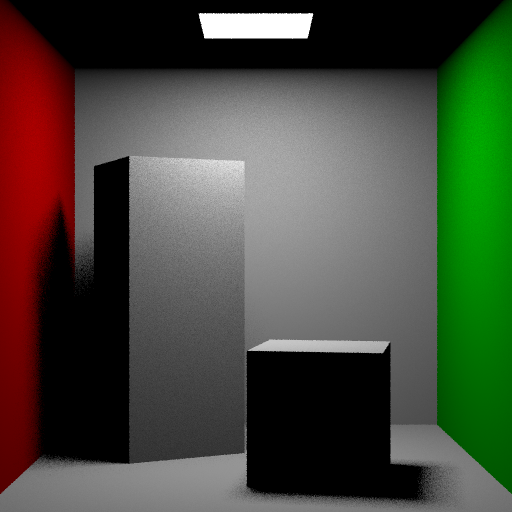
#> input picture media/input/cuboids/100.png, 1024 x 1024 px (shown at 1/2 size)
$ jupyter execute trial.ipynb   (older library calls are emulated)
#> lines starting #> are read from the running program, lines starting #| are printed output that depends on the picture
## Imports and Global Variables

[cell 1]
import numpy as np
import cv2
import matplotlib.pyplot as plt

input_folder_path = "../media/input"
output_folder_path = "../media/output"

## Helper Functions (Nothing to do with the algorithms)

[cell 2]
def plot_img_and_maps(img, maps, titles):
    fig, axs = plt.subplots(1, len(maps) + 1, figsize=(20, 10))
    axs[0].imshow(img)
    axs[0].set_title("Original Image")
    axs[0].axis('off')
    for i, (map, title) in enumerate(zip(maps, titles)):
        axs[i + 1].imshow(map)
        axs[i + 1].set_title(title)
        axs[i + 1].axis('off')
    plt.show()

## Reading Input Image and Feature Maps

[cell 3]
a = 100

# Note: We are resizing the images to 200x200 for faster processing (will remove later when everything is working)
noisy_image = cv2.resize(cv2.imread(input_folder_path + "/cuboids/100.png"), (a, a))       # Noisy Image
noisy_image = cv2.cvtColor(noisy_image, cv2.COLOR_BGR2RGB)
texture_map = cv2.resize(cv2.imread(input_folder_path + "/cuboids/texture.png"), (a, a))   # Texture Map
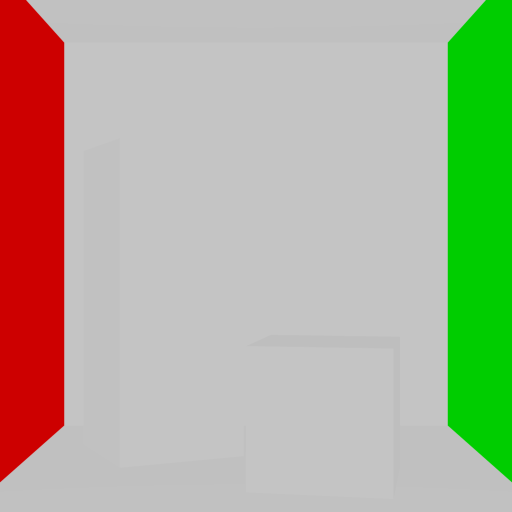
#> input picture media/input/cuboids/texture.png, 1024 x 1024 px (shown at 1/2 size)
texture_map = cv2.cvtColor(texture_map, cv2.COLOR_BGR2RGB)
depth_map = cv2.resize(cv2.imread(input_folder_path + "/cuboids/depth.png"), (a, a))       # Depth Map
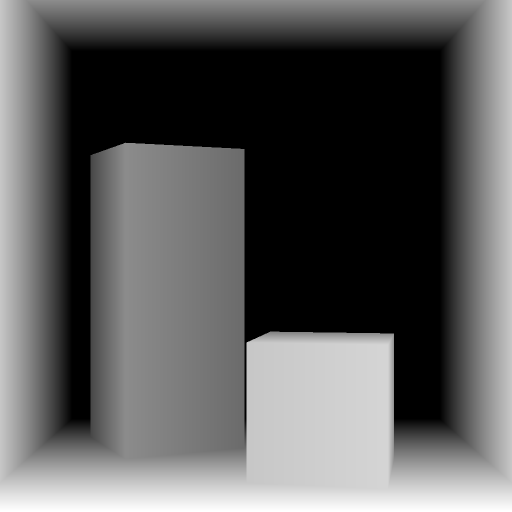
#> input picture media/input/cuboids/depth.png, 1024 x 1024 px (shown at 1/2 size)
#> depth_map: shape (100, 100, 3); min 0, max 251, mean 92.3
depth_map = cv2.cvtColor(depth_map, cv2.COLOR_BGR2RGB)
normal_map = cv2.resize(cv2.imread(input_folder_path + "/cuboids/normal.png"), (a, a))     # Normal Map
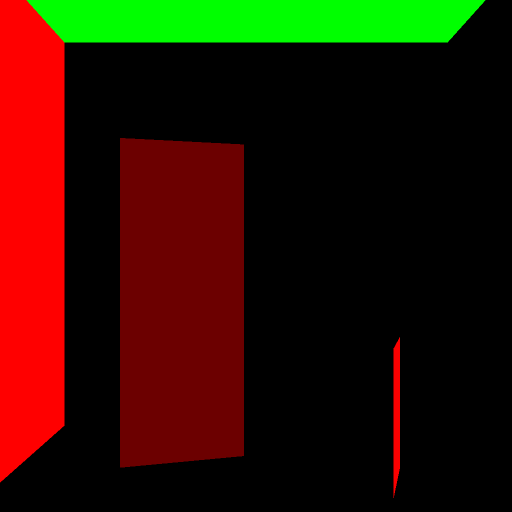
#> input picture media/input/cuboids/normal.png, 1024 x 1024 px (shown at 1/2 size)
normal_map = cv2.cvtColor(normal_map, cv2.COLOR_BGR2RGB)

# Plotting the image and feature maps
plot_img_and_maps(noisy_image, [texture_map, depth_map, normal_map], ["Texture Map", "Depth Map", "Normal Map"])
#> the loop in plot_img_and_maps, `for i, (map, title) in enumerate(zip(maps, titles)):` made 3 passes
#> title on passes 1 to 3: 'Texture Map', 'Depth Map', 'Normal Map'

## Feature Maps Prefiltering

[cell 4]
def sobel_gradient(image):
    """Calculate gradient magnitude using Sobel operator."""
    Gx = cv2.Sobel(image, cv2.CV_64F, 1, 0, ksize=3)  # Horizontal gradients
    Gy = cv2.Sobel(image, cv2.CV_64F, 0, 1, ksize=3)  # Vertical gradients
    gradient_magnitude = np.sqrt(Gx**2 + Gy**2)
#> in sobel_gradient (call 3), `Gy = cv2.Sobel(image, cv2.CV_64F, 0, 1, ksize=3)`:
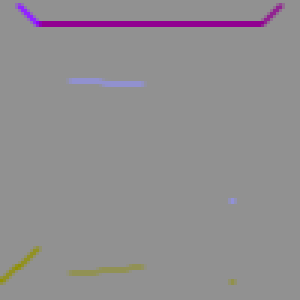
#> Gy: shape (100, 100, 3) float64 (shown 3 times larger); mean of channels 0, 1, 2 -0.0048, -0.0704, 0; drawn with min black and max white
    return gradient_magnitude

def guided_image_filter(I, P, radius=7, eps=0.001):
    """Apply guided image filtering."""
#> called with radius = 7, eps = 0.001
    mean_I = cv2.boxFilter(I, -1, (radius, radius))
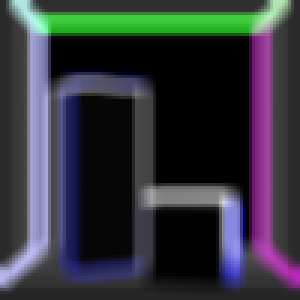
#> mean_I: shape (100, 100, 3) float64 (shown 3 times larger); mean of channels 0, 1, 2 0.428, 0.376, 0.362; drawn with min black and max white
    mean_P = cv2.boxFilter(P, -1, (radius, radius))
    mean_I_P = cv2.boxFilter(I * P, -1, (radius, radius))
    cov_I_P = mean_I_P - mean_I * mean_P

    mean_II = cv2.boxFilter(I * I, -1, (radius, radius))
    var_I = mean_II - mean_I * mean_I

    a = cov_I_P / (var_I + eps)
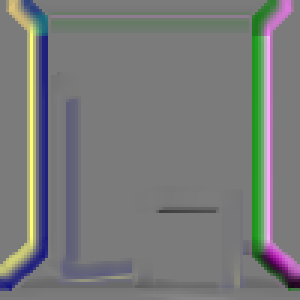
#> a: shape (100, 100, 3) float64 (shown 3 times larger); mean of channels 0, 1, 2 -0.00183, -0.00097, -0.00333; drawn with min black and max white
    b = mean_P - a * mean_I
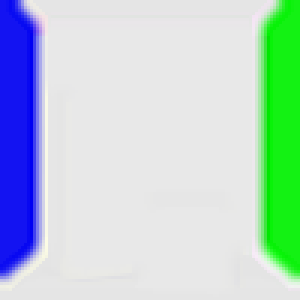
#> b: shape (100, 100, 3) float64 (shown 3 times larger); mean of channels 0, 1, 2 0.686, 0.686, 0.598; drawn with min black and max white

    mean_a = cv2.boxFilter(a, -1, (radius, radius))
    mean_b = cv2.boxFilter(b, -1, (radius, radius))

    output = mean_a * I + mean_b
    return output

def prefilter_features(texture_map, depth_map, normal_map):
    """Prefilter noisy features using the guided image filter."""
    # Normalise the features before calculating the gradients
    texture_map = texture_map / 255.0
    depth_map = depth_map / 255.0
    normal_map = normal_map / 255.0

    # Calculate gradients for each feature map
    gradient_texture = sobel_gradient(texture_map)
    gradient_depth = sobel_gradient(depth_map)
    gradient_normal = sobel_gradient(normal_map)

    # Combine gradients to get a robust guidance image
    combined_gradient = np.maximum.reduce([gradient_texture, gradient_depth, gradient_normal])

    # Filter each feature map using the guided image filter
    filtered_texture = np.clip(guided_image_filter(combined_gradient, texture_map), 0, 1)
    filtered_depth = np.clip(guided_image_filter(combined_gradient, depth_map), 0, 1)
#> call 2 of guided_image_filter, with radius = 7, eps = 0.001
#> in guided_image_filter (call 2), `cov_I_P = mean_I_P - mean_I * mean_P`:
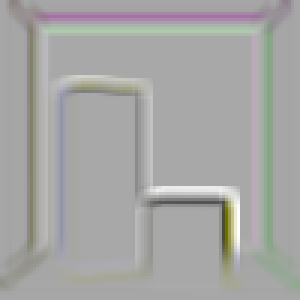
#> cov_I_P: shape (100, 100, 3) float64 (shown 3 times larger); mean of channels 0, 1, 2 -0.00816, -0.0043, -0.00482; drawn with min black and max white
#> in guided_image_filter (call 2), `mean_b = cv2.boxFilter(b, -1, (radius, radius))`:
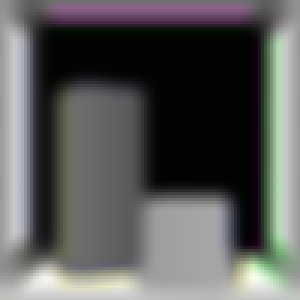
#> mean_b: shape (100, 100, 3) float64 (shown 3 times larger); mean of channels 0, 1, 2 0.441, 0.446, 0.444; drawn with min black and max white
    filtered_normal = np.clip(guided_image_filter(combined_gradient, normal_map), 0, 1)
#> call 3 of guided_image_filter, with radius = 7, eps = 0.001
#> in guided_image_filter (call 3), `mean_I_P = cv2.boxFilter(I * P, -1, (radius, radius))`:
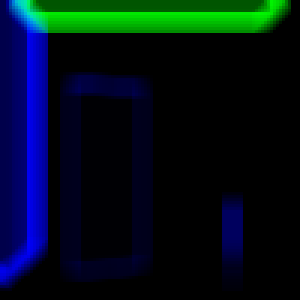
#> mean_I_P: shape (100, 100, 3) float64 (shown 3 times larger); mean of channels 0, 1, 2 0.103, 0.0596, 0; drawn with min black and max white

    # Converting filters back to 0-255 range
    filtered_texture = (filtered_texture * 255).astype(np.uint8)
    filtered_depth = (filtered_depth * 255).astype(np.uint8)
    filtered_normal = (filtered_normal * 255).astype(np.uint8)

    return filtered_texture, filtered_depth, filtered_normal

[cell 5]
filtered_texture, filtered_depth, filtered_normal = prefilter_features(texture_map, depth_map, normal_map)

# Plotting the image and prefiltered feature maps
plot_img_and_maps(noisy_image, [filtered_texture, filtered_depth, filtered_normal], ["Filtered Texture Map", "Filtered Depth Map", "Filtered Normal Map"])
#> the loop in plot_img_and_maps (call 2), `for i, (map, title) in enumerate(zip(maps, titles)):` made 3 passes

## Calculating Parameters

### Optimising $\alpha$ (Spatial Parameter) and $\beta$ (Color Parameter)

[cell 6]
# [79 lines left out: functions compute_bias_variance, filter_image_alpha, filter_image_with_beta, optimize_spatial_and_color_parameters, not called in this run]

# optimal_alpha, optimal_beta = optimize_spatial_and_color_parameters(noisy_image)

## Optimising $\gamma$ (Feature Parameters)

[cell 7]
def guided_filter(input_image, guidance_image, radius=5, eps=1e-6):
    """
    Perform guided filtering on the input image using the guidance image.
    """
    input_image = input_image.astype(np.float32)
    guidance_image = guidance_image.astype(np.float32)

    # Compute mean values
    mean_I = cv2.boxFilter(guidance_image, -1, (radius, radius))
    mean_P = cv2.boxFilter(input_image, -1, (radius, radius))
    mean_I_P = cv2.boxFilter(guidance_image * input_image, -1, (radius, radius))

    # Covariance of I and P
    cov_I_P = mean_I_P - mean_I * mean_P

    # Variance of I
    mean_II = cv2.boxFilter(guidance_image * guidance_image, -1, (radius, radius))
    var_I = mean_II - mean_I * mean_I

    # Linear coefficients a and b
    a = cov_I_P / (var_I + eps)
    b = mean_P - a * mean_I

    # Mean values of a and b
    mean_a = cv2.boxFilter(a, -1, (radius, radius))
    mean_b = cv2.boxFilter(b, -1, (radius, radius))

    # Compute the output image
    output = mean_a * guidance_image + mean_b
    return output

def compute_gamma(noisy_image, texture_map, normal_map, depth_map, eps=1e-6):
    """
    Compute the gamma values for texture, normal, and depth maps.

    Args:
        noisy_image (ndarray): Input noisy image.
        texture_map (ndarray): Texture map.
        normal_map (ndarray): Normal map.
        depth_map (ndarray): Depth map.
        eps (float): Small number to avoid division by zero.

    Returns:
        dict: A dictionary containing gamma arrays for texture, normal, and depth maps.
    """
#> called with eps = 1e-06
    maps = {'texture': texture_map, 'normal': normal_map, 'depth': depth_map}
    gamma_values = {}

    # Perform guided filtering on the noisy image with each map
    filtered_images = {key: guided_filter(noisy_image, map_) for key, map_ in maps.items()}
#> filtered_images = 3 items

    # Compute lambda and reference image
    lambda_values = {}
    for key, filtered_image in filtered_images.items():
        lambda_values[key] = np.abs(filtered_image - noisy_image) / (noisy_image + eps)
#> this loop made 3 passes
#> after the loop, lambda_values = 3 items

    # Reference image based on the minimum lambda
    min_lambda = np.minimum.reduce([lambda_values[key] for key in maps.keys()])
    ref_image = np.choose(np.argmin([lambda_values[key] for key in maps.keys()], axis=0),
                          [filtered_images[key] for key in maps.keys()])

    # Compute error for each map
    for key, filtered_image in filtered_images.items():
        gamma_values[key] = ((filtered_image - ref_image) ** 2) / (ref_image ** 2 + eps)
#> after the loop, gamma_values = 3 items

    return gamma_values

# Compute gamma values
gamma_results = compute_gamma(noisy_image, filtered_texture, filtered_normal, filtered_depth)
#> gamma_results = 3 items
print(gamma_results['texture'].shape)
#| (100, 100, 3)

[cell 8]
# Parameters
alpha = 500000.0
beta = 10000000.0
gamma_t = 1.0
gamma_d = 1.0
gamma_n = 1.0

## Filtering Image

[cell 9]
def cross_bilateral_filter(image, texture_map, depth_map, normal_map, alpha, beta, gamma_t, gamma_d, gamma_n):
    """
    Applies cross-bilateral filtering to the noisy input image.

    Args:
        image (numpy.ndarray): Noisy input image of shape (H, W, C).
        texture_map (numpy.ndarray): Texture map of shape (H, W).
        depth_map (numpy.ndarray): Depth map of shape (H, W).
        normal_map (numpy.ndarray): Normal map of shape (H, W, 3).
        alpha (float): Spatial weight parameter.
        beta (float): Color weight parameter.
        gamma_t (float): Texture map weight parameter.
        gamma_d (float): Depth map weight parameter.
        gamma_n (float): Normal map weight parameter.

    Returns:
        numpy.ndarray: Filtered image of the same shape as the input image.
    """
#> called with alpha = 500000, beta = 10000000, gamma_t = 1, gamma_d = 1, gamma_n = 1
    H, W, C = image.shape
#> H = 100; W = 100; C = 3
    filtered_image = np.zeros_like(image)
    spatial_coords = np.indices((H, W)).transpose(1, 2, 0)  # Pixel coordinates

    for i in range(H):
        for j in range(W):
            neighborhood = [(x, y) for x in range(max(0, i-1), min(H, i+2))
                            for y in range(max(0, j-1), min(W, j+2))]

            numerator = np.zeros(C)
            denominator = 0

            for x, y in neighborhood:
                # Spatial weight
                spatial_weight = np.exp(-np.linalg.norm(spatial_coords[i, j] - spatial_coords[x, y])**2 / (2 * alpha**2))

                # Color weight
                color_weight = np.exp(-np.linalg.norm(image[i, j] - image[x, y])**2 / (2 * beta**2))

                # Texture weight
                texture_weight = np.exp(-np.linalg.norm(texture_map[i, j] - texture_map[x, y])**2 / (2 * gamma_t**2))

                # Depth weight
                depth_weight = np.exp(-np.linalg.norm(depth_map[i, j] - depth_map[x, y])**2 / (2 * gamma_d**2))

                # Normal weight
                normal_weight = np.exp(-np.linalg.norm(normal_map[i, j] - normal_map[x, y])**2 / (2 * gamma_n**2))

                # Total weight
                weight = spatial_weight * color_weight * texture_weight * depth_weight * normal_weight

                numerator += weight * image[x, y]
                denominator += weight

            # Filtered pixel value
            filtered_image[i, j] = numerator / denominator if denominator != 0 else image[i, j]

    return filtered_image

# Example Usage
def apply_filter(image, texture_map, depth_map, normal_map, alpha, beta, gamma_t, gamma_d, gamma_n):
    """
    Wrapper to apply the cross-bilateral filter to the noisy image.

    Args:
        image (numpy.ndarray): Input noisy image.
        texture_map (numpy.ndarray): Texture map.
        depth_map (numpy.ndarray): Depth map.
        normal_map (numpy.ndarray): Normal map.
        alpha, beta, gamma_t, gamma_d, gamma_n: Filter parameters.

    Returns:
        numpy.ndarray: Filtered image.
    """

    # Apply the cross-bilateral filter
    return cross_bilateral_filter(image, texture_map, depth_map, normal_map, alpha, beta, gamma_t, gamma_d, gamma_n)

[cell 10]
# Apply the filter
filtered_image = apply_filter(noisy_image, filtered_texture, filtered_depth, filtered_normal, alpha, beta, gamma_t, gamma_d, gamma_n)
filtered_image_noisy_features = apply_filter(noisy_image, texture_map, depth_map, normal_map, alpha, beta, gamma_t, gamma_d, gamma_n)
